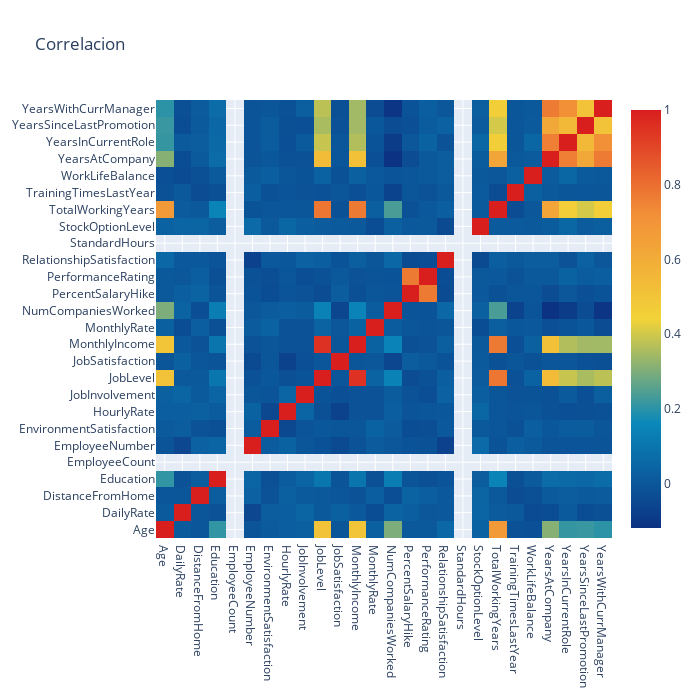

Notebook source saved alongside this figure:
### Code cell
trace1 = go.Heatmap(
    z = df[numerical].astype(float).corr().values,
    x = df[numerical].columns.values,
    y = df[numerical].columns.values,
    colorscale = 'Portland', 
    reversescale = False, 
    opacity = 1.0)
        
data = [trace1]
layout = go.Layout(
    title = 'Correlacion',
    xaxis = dict(ticks = '', nticks = 36),
    yaxis = dict(ticks = ''),
    width = 700, height = 700
)

fig = go.Figure(data = data, layout = layout)
py.iplot(fig)

### Figure 1 — Plotly figure (JSON) as saved in the notebook; plotly's stock layout.template omitted (floating-point values rounded to 4 significant figures; data arrays with more than 128 entries replaced by an {"elided": "..."} marker saying what was removed)
{"data": [{"colorscale": [[0, "rgb(12,51,131)"], [0.25, "rgb(10,136,186)"], [0.5, "rgb(242,211,56)"], [0.75, "rgb(242,143,56)"], [1, "rgb(217,30,30)"]], "opacity": 1, "reversescale": false, "type": "heatmap", "x": ["Age", "DailyRate", "DistanceFromHome", "Education", "EmployeeCount", "EmployeeNumber", "EnvironmentSatisfaction", "HourlyRate", "JobInvolvement", "JobLevel", "JobSatisfaction", "MonthlyIncome", "MonthlyRate", "NumCompaniesWorked", "PercentSalaryHike", "PerformanceRating", "RelationshipSatisfaction", "StandardHours", "StockOptionLevel", "TotalWorkingYears", "TrainingTimesLastYear", "WorkLifeBalance", "YearsAtCompany", "YearsInCurrentRole", "YearsSinceLastPromotion", "YearsWithCurrManager"], "y": ["Age", "DailyRate", "DistanceFromHome", "Education", "EmployeeCount", "EmployeeNumber", "EnvironmentSatisfaction", "HourlyRate", "JobInvolvement", "JobLevel", "JobSatisfaction", "MonthlyIncome", "MonthlyRate", "NumCompaniesWorked", "PercentSalaryHike", "PerformanceRating", "RelationshipSatisfaction", "StandardHours", "StockOptionLevel", "TotalWorkingYears", "TrainingTimesLastYear", "WorkLifeBalance", "YearsAtCompany", "YearsInCurrentRole", "YearsSinceLastPromotion", "YearsWithCurrManager"], "z": {"elided": "26x26 float values"}}], "layout": {"height": 700, "title": {"text": "Correlacion"}, "width": 700, "xaxis": {"nticks": 36, "ticks": ""}, "yaxis": {"ticks": ""}}}
